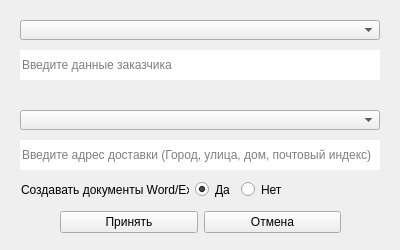
<?xml version="1.0" encoding="UTF-8"?>
<ui version="4.0">
 <class>Client_data_and_address</class>
 <widget class="QWidget" name="Client_data_and_address">
  <property name="geometry">
   <rect>
    <x>0</x>
    <y>0</y>
    <width>400</width>
    <height>250</height>
   </rect>
  </property>
  <property name="windowTitle">
   <string>Данные клиента</string>
  </property>
  <widget class="QLineEdit" name="lineEdit_client">
   <property name="geometry">
    <rect>
     <x>20</x>
     <y>50</y>
     <width>360</width>
     <height>30</height>
    </rect>
   </property>
   <property name="frame">
    <bool>false</bool>
   </property>
   <property name="placeholderText">
    <string>Введите данные заказчика</string>
   </property>
  </widget>
  <widget class="QLineEdit" name="lineEdit_address">
   <property name="geometry">
    <rect>
     <x>20</x>
     <y>140</y>
     <width>360</width>
     <height>30</height>
    </rect>
   </property>
   <property name="frame">
    <bool>false</bool>
   </property>
   <property name="placeholderText">
    <string>Введите адрес доставки (Город, улица, дом, почтовый индекс)</string>
   </property>
  </widget>
  <widget class="QWidget" name="layoutWidget">
   <property name="geometry">
    <rect>
     <x>60</x>
     <y>210</y>
     <width>281</width>
     <height>25</height>
    </rect>
   </property>
   <layout class="QHBoxLayout" name="horizontalLayout">
    <item>
     <widget class="QPushButton" name="btn_take_data">
      <property name="cursor">
       <cursorShape>PointingHandCursor</cursorShape>
      </property>
      <property name="text">
       <string>Принять</string>
      </property>
     </widget>
    </item>
    <item>
     <widget class="QPushButton" name="btn_cancel">
      <property name="cursor">
       <cursorShape>PointingHandCursor</cursorShape>
      </property>
      <property name="text">
       <string>Отмена</string>
      </property>
     </widget>
    </item>
   </layout>
  </widget>
  <widget class="QComboBox" name="comboBox_client">
   <property name="geometry">
    <rect>
     <x>20</x>
     <y>20</y>
     <width>360</width>
     <height>20</height>
    </rect>
   </property>
  </widget>
  <widget class="QComboBox" name="comboBox_address">
   <property name="geometry">
    <rect>
     <x>20</x>
     <y>110</y>
     <width>360</width>
     <height>20</height>
    </rect>
   </property>
  </widget>
  <widget class="QWidget" name="">
   <property name="geometry">
    <rect>
     <x>21</x>
     <y>180</y>
     <width>266</width>
     <height>19</height>
    </rect>
   </property>
   <layout class="QHBoxLayout" name="horizontalLayout_2">
    <item>
     <widget class="QLabel" name="label_documents">
      <property name="text">
       <string>Создавать документы Word/Excel</string>
      </property>
     </widget>
    </item>
    <item>
     <widget class="QRadioButton" name="radioButton_Yes">
      <property name="text">
       <string>Да</string>
      </property>
      <property name="checked">
       <bool>true</bool>
      </property>
     </widget>
    </item>
    <item>
     <widget class="QRadioButton" name="radioButton_No">
      <property name="text">
       <string>Нет</string>
      </property>
     </widget>
    </item>
   </layout>
  </widget>
 </widget>
 <resources/>
 <connections/>
</ui>
